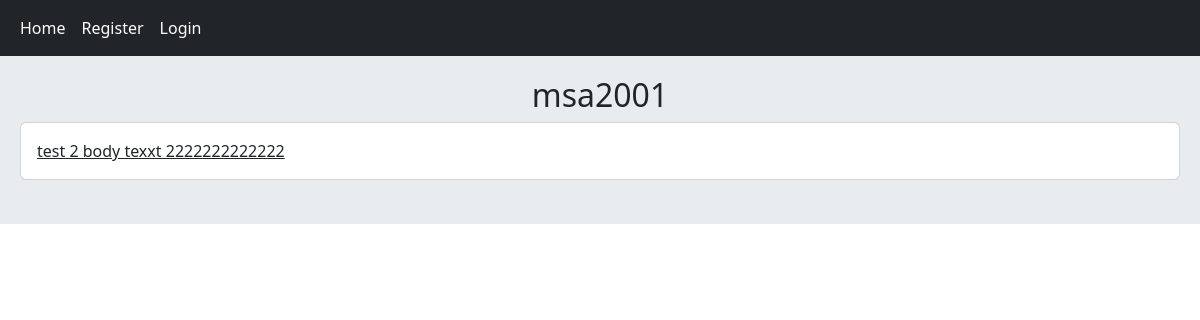
Page /account/profile/1 on the earlier database version.
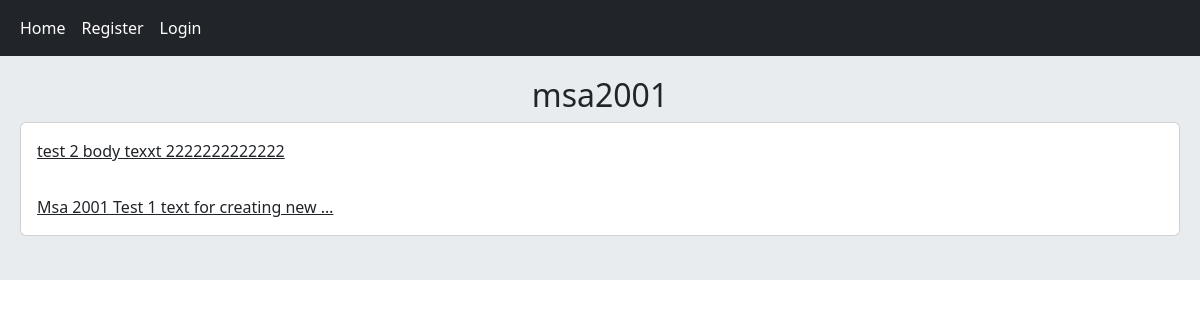
Same page on the later database version.
### home/models.py (models this page shows, shortened)
class Post(models.Model):
    user = models.ForeignKey(User, on_delete=models.CASCADE)
    title = models.CharField(max_length=50)
    body = models.TextField(max_length=1000)
    slug = models.SlugField()
    created = models.DateTimeField(auto_now_add=True)
    updated = models.DateTimeField(auto_now=True)
    def get_absolute_url(self):
        return reverse('home:post_detail', args=[self.id, self.slug])

### account/views.py (the view)
# urls.py: path('profile/<int:user_id>', views.UserProfileView.as_view(), name='profile'),
class UserProfileView(View):
    def get(self, request, user_id):
        user = get_object_or_404(User, id=user_id)
        posts = Post.objects.filter(user=user)
        return render(request, 'account/profile.html', {'user': user, 'posts': posts})

### account/templates/account/profile.html (shortened to what this page needs)
{% extends 'base.html' %}
{% load static %}
{% block content %}
    <h2 class="text-center">{{ user.username }}</h2>
     <div class="card">
    {% for post in posts %}
        <a class="card-body" href="{{ post.get_absolute_url }}">{{ post.body|truncatewords:8 }}</a>
    {% endfor %}
    </div>
    <br>
{% endblock %}

Differences in the rows shown:
added Post: body "Msa 2001 Test 1 text for creating new …"
